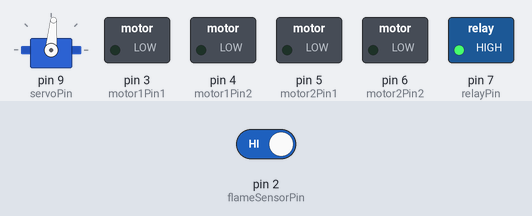
The sketch below on a simulated Arduino Uno, built with avr-gcc and run on an emulated ATmega328P. Parts: servo, switched loads named in the sketch (green lamp = pin HIGH). Inputs (shaded band) come from the test bench; at power-on: pin 2 (flameSensorPin) HIGH. What the sketch prints to the serial monitor is not drawn.

Above: at 1.27 s.
1.3 s: pin 2 (flameSensorPin) driven LOW
At 2.6 s:
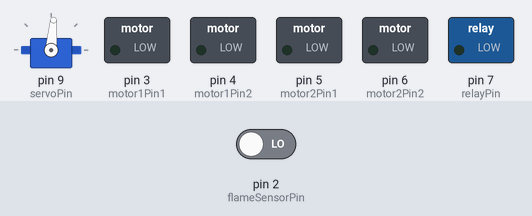
At 23.2 s:
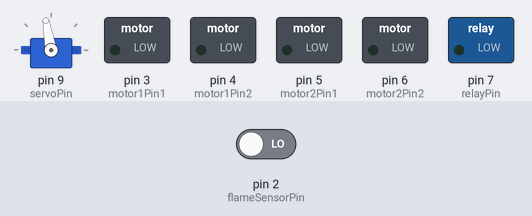
Timing chart, 0 to 24.3 s (numbered marks = the images above; inputs shaded):
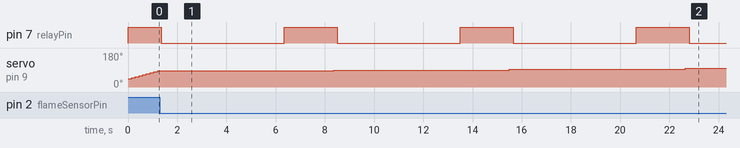

The sketch:

bandung_coding_fire_fighting_robot_basic.ino
```cpp
#include <Servo.h>

// Pin definitions
const int flameSensorPin = 2;
const int motor1Pin1 = 3;  // Motor A
const int motor1Pin2 = 4;
const int motor2Pin1 = 5;  // Motor B
const int motor2Pin2 = 6;
const int relayPin = 7;
const int servoPin = 9;

Servo scanner;

void setup() {
  pinMode(flameSensorPin, INPUT);

  pinMode(motor1Pin1, OUTPUT);
  pinMode(motor1Pin2, OUTPUT);
  pinMode(motor2Pin1, OUTPUT);
  pinMode(motor2Pin2, OUTPUT);

  pinMode(relayPin, OUTPUT);
  digitalWrite(relayPin, HIGH); // Pump off initially (active LOW relay)

  scanner.attach(servoPin);

  Serial.begin(9600);
}

void loop() {
  // Sweep left to right
  for (int angle = 45; angle <= 135; angle += 5) {
    scanner.write(angle);
    delay(150);
    if (detectFire()) {
      handleFire();
    }
  }

  // Sweep right to left
  for (int angle = 135; angle >= 45; angle -= 5) {
    scanner.write(angle);
    delay(150);
    if (detectFire()) {
      handleFire();
    }
  }

  moveForward();
}

// Detect fire (LOW = fire for most flame sensors)
bool detectFire() {
  return digitalRead(flameSensorPin) == LOW;
}

// When fire is detected
void handleFire() {
  Serial.println("🔥 Fire detected!");
  stopMotors();
  digitalWrite(relayPin, LOW);   // Turn on pump
  delay(5000);                   // Spray water for 5 seconds
  digitalWrite(relayPin, HIGH);  // Turn off pump
  delay(2000);                   // Pause before resuming
}

// Move forward with both motors
void moveForward() {
  digitalWrite(motor1Pin1, HIGH);
  digitalWrite(motor1Pin2, LOW);
  digitalWrite(motor2Pin1, HIGH);
  digitalWrite(motor2Pin2, LOW);
}

// Stop all motors
void stopMotors() {
  digitalWrite(motor1Pin1, LOW);
  digitalWrite(motor1Pin2, LOW);
  digitalWrite(motor2Pin1, LOW);
  digitalWrite(motor2Pin2, LOW);
}
```

Measured:
- after the input at 1.3 s, pin 3 (motor1Pin1), pin 5 (motor2Pin1): stays LOW (without the input it goes to HIGH after 4.4 s); pin 7 (relayPin): alternates HIGH for 2.2 s and LOW for 5.0 s, starting after 0.05 s
